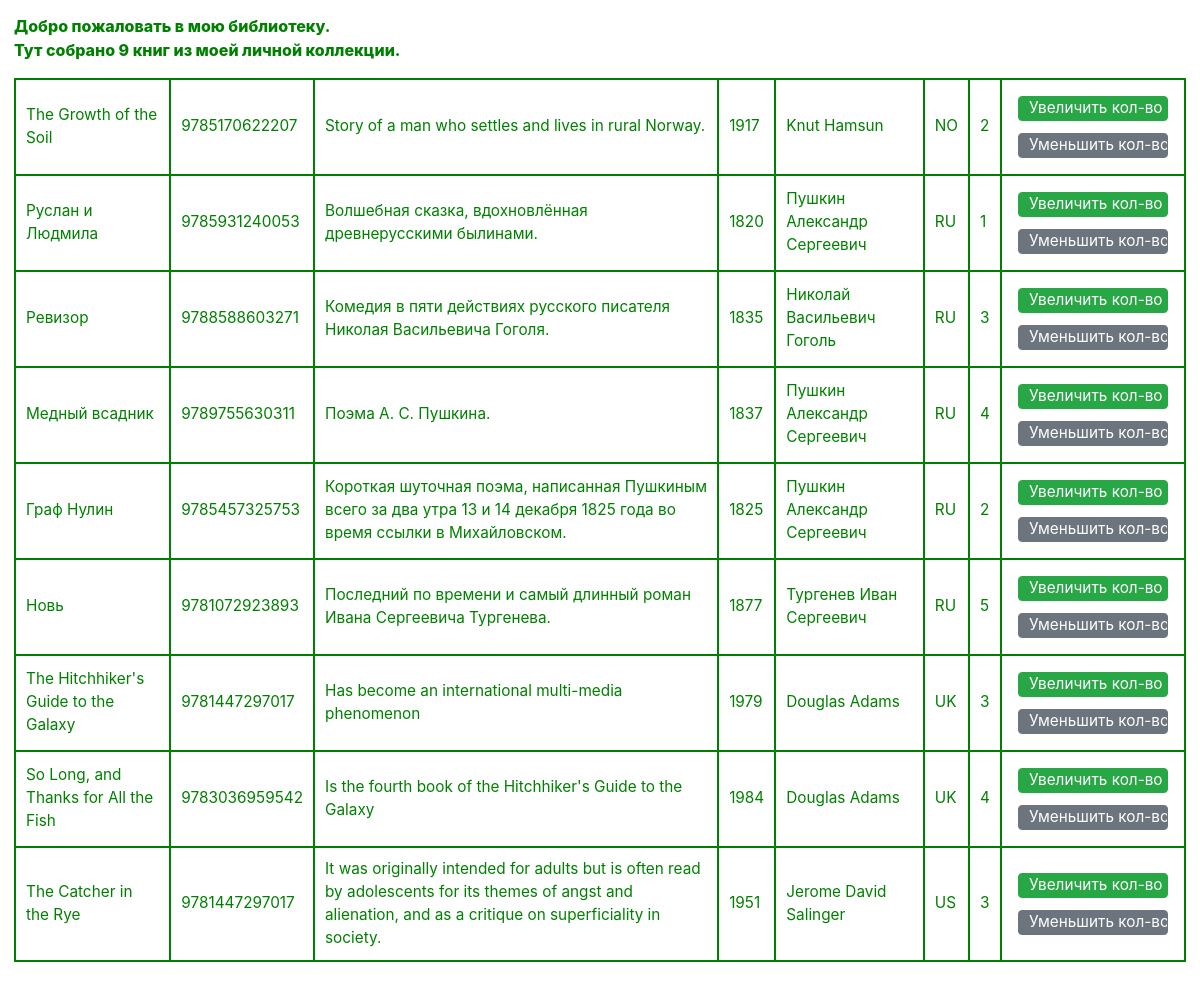
Before: /index/ with the older database file.
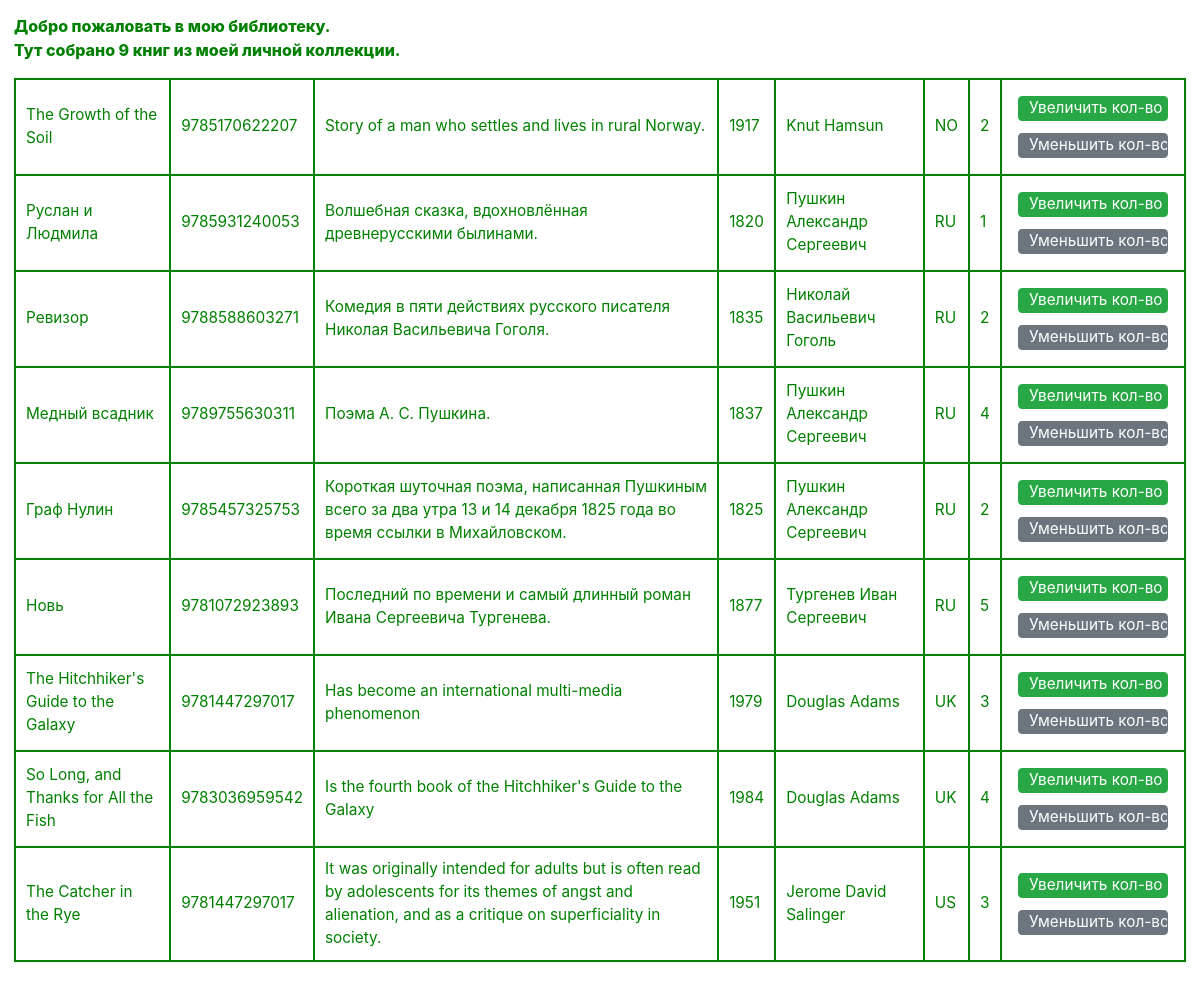
After: the same page with the newer database file.
### p_library/models.py (models this page shows, shortened)
class Book(models.Model):
    ISBN = models.CharField(max_length=13)
    title = models.TextField(verbose_name="Название")
    description = models.TextField(verbose_name="Описание")
    year_release = models.SmallIntegerField(verbose_name="Год написания")
    author = models.ForeignKey(Author, on_delete=models.CASCADE, related_name="book_author")
    price = models.DecimalField(default=0, max_digits=10, decimal_places=2, verbose_name="Цена")
    copy_count = models.PositiveSmallIntegerField(default=1, verbose_name="Кол-во экземпляров")
    publisher = models.ForeignKey(Publisher, on_delete=models.CASCADE, null=True, related_name="book_publisher")
    class Meta:
        verbose_name = 'Книга'
        verbose_name_plural = 'Книги'

class Author(models.Model):
    full_name = models.TextField(verbose_name="Имя")
    birth_year = models.SmallIntegerField(verbose_name="Год рождения")
    country = models.CharField(max_length=2, verbose_name="Код страны")
    class Meta:
        verbose_name = 'Автор'
        verbose_name_plural = 'Авторы'

### p_library/views.py (the view)
# urls.py: path('index/', views.index),
def index(request):
    template = loader.get_template('index.html')
    books_count = Book.objects.all().count()
    books = Book.objects.all()
    out_data = {
        "title": "мою библиотеку",
        "books_count": books_count,
        "books": books,
    }
    return HttpResponse(template.render(out_data, request))

### p_library/templates/index.html (shortened to what this page needs)
<!DOCTYPE html>
<html lang="en">
<head>
    <link rel="stylesheet" href="https://cdn.jsdelivr.net/npm/bootstrap@4.5.3/dist/css/bootstrap.min.css">
    {% load static %}
    <link rel="stylesheet" href="{% static 'css/style.css' %}">
</head>
<body>
    <p class="welcome">
        Добро пожаловать в {{ title }}.<br>
        Тут собрано {{ books_count }} книг из моей личной коллекции.
    </p>
    <table border="1">
        {% for book in books %}
            <tr>
                <td>{{ book.title }}</td>
                <td>{{ book.ISBN }}</td>
                <td>{{ book.description }}</td>
                <td>{{ book.year_release }}</td>
                <td>{{ book.author.full_name }}</td>
                <td>{{ book.author.country }}</td>
                <td>{{ book.copy_count }}</td>
                <td>
                    <form action="/index/book_increment/" method="post" enctype="multipart/form-data">
                        <input type="submit" class="btn btn-success" value="Увеличить кол-во" />
                    </form>
                    <form action="/index/book_decrement/" method="post" enctype="multipart/form-data">
                        <input type="submit" class="btn btn-secondary" value="Уменьшить кол-во" />
                    </form>
                </td>
            </tr>
        {% endfor %}
    </table>
    <br>
</body>
</html>

### p_library/static/css/style.css (style rules this page uses)
body { color: green; font-size: 11.5pt; padding: 14px; }
table > tbody > tr > td { border: solid 2px green; padding: 10px; }
.btn { font-size: inherit; padding: 0 10px; margin: 6px; width: 150px; }
.welcome { font-size: 12pt; font-weight: 800; }

Changed rows visible on the page:
changed Book "Ревизор": copy_count "3" → "2"
